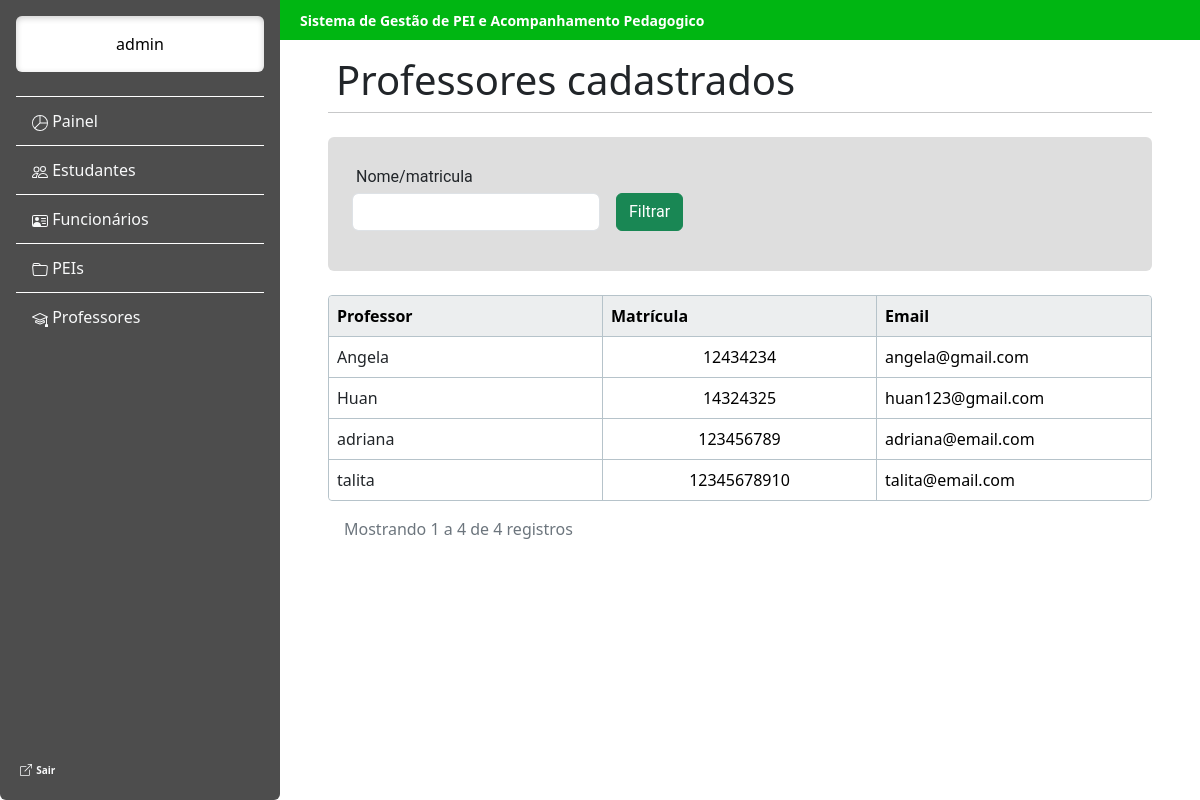
The page /estudante/professor_cadastrado/ (signed in) on the database as committed earlier.
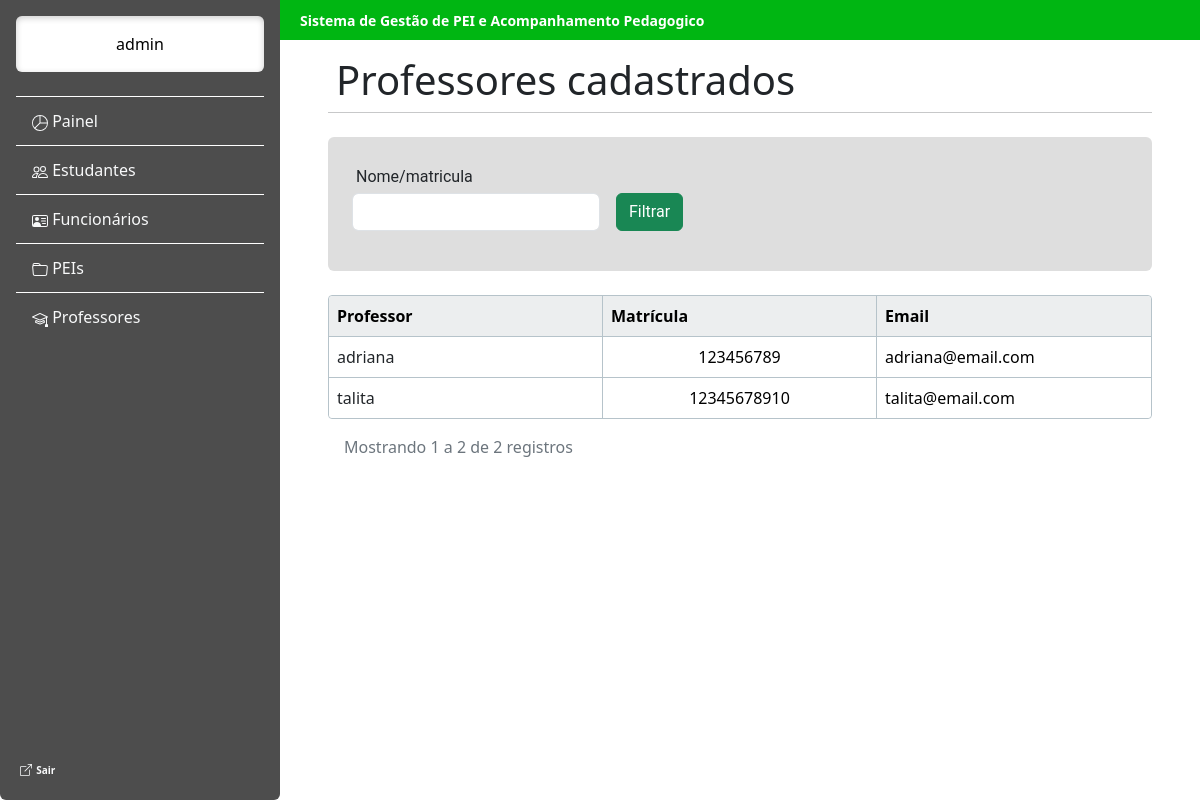
The same page on the database as committed later.
### estudante/models.py (models this page shows, shortened)
class Usuario(AbstractUser):
    cpf = models.CharField(max_length=255, unique=True)

class Professor(models.Model):
    cpf = models.CharField(max_length=255, unique=True)
    nome = models.CharField(max_length=255)
    matricula = models.CharField(max_length=255, primary_key=True)
    data_de_nascimento = models.DateField()
    email = models.EmailField()
    telefone = models.CharField(max_length=255)

### estudante/views.py (the view)
# urls.py: path("professor_cadastrado/", views.professor_cadastrado, name="professor_cadastrado"),
@login_required(login_url="login1")
def professor_cadastrado(request):
    professor = Professor.objects.all().order_by("nome")
    filtro = request.GET.get("filtro", "").strip()
    if filtro:
        professor = professor.filter(Q(nome__icontains=filtro) | Q(matricula__icontains=filtro))
    matricula = request.GET.get("professor")
    paginas = Paginator(professor,
                        9)  # isso aqui faz a divisão da quantidade de professores em tabelas de 9 em 9, ou menos
    pagina = request.GET.get(
        "page")  # isso aqui é para saber qual paginas entre, as divisões feitas, foi pedida pelo user
    professor = paginas.get_page(pagina)  # coloca os estudantes divididos na variavel estudante
    professor_selecionado = None
    if matricula:
        professor_selecionado = Professor.objects.get(matricula=matricula)
    dicionario = {"professores": professor, 'nome_usuario': request.user.first_name,
                  "professor_selecionado": professor_selecionado, "filtro": filtro}
    return render(request, "professores_cadastrados.html", dicionario)

### estudante/templates/professores_cadastrados.html (shortened to what this page needs)
<!doctype html>
<html lang="pt-BR">
<head>
</head>
<body>
    {% include 'barra_lateral.html' %}
    <main class="flex-grow-1 p-5">
        <div class="topbar fw-bold" style=" background-color: #00B612; color: #ffffff; font-size: 14px;">
            Sistema de Gestão de PEI e Acompanhamento Pedagogico
        </div>
<div class="display-6 p-2">
            Professores cadastrados
        </div>
        <hr class="w-100  m-0 p-0 border-dark">
        <br>
        <form method="get" class="bg-cinza w-100 p-4 rounded">
            <div class="p-1">Nome/matricula</div>
            <div class="row g-3 mb-3">
                <div class="col-md-4"><input name="filtro" value="{{ filtro }}"  class="form-control"></div>
                <div class="col-md-3"><button type="submit" class="btn btn-success">Filtrar</button></div>
            </div>
        </form>
        <br>
        <table class="table w-100 mb-0 tabela-customizada">
            <thead>
                <tr>
                    <th class="p-2">Professor</th>
                    <th class="p-2">Matrícula</th>
                    <th class="p-2">Email</th>
                </tr>
            </thead>
            <tbody>
            {% if professores%}
                {% for professor in professores %}
                    <tr>
                        <td class="p-2"> <a href="{% url 'professor_cadastrado' %}?page={{ professores.number }}&professor={{ professor.matricula }}&filtro={{ filtro }}" class="link-dark text-decoration-none">
                                            {{ professor.nome }}
                                        </a></td>
                        <td class="text-center p-2">{{ professor.matricula }}</td>
                        <td class="p-2">{{ professor.email}}</td>
                    </tr>
                {% endfor %}
            {% else %}
                 <tr>
                    <td>
                    Nenhum professor encontrado
                    </td>
                 </tr>
            {% endif %}
            </tbody>
        </table>
        <div class="d-flex justify-content-between align-items-center p-3">
            <div class="text-secondary">
                Mostrando {{professores.start_index}} a {{professores.end_index}} de {{ professores.paginator.count }} registros
            </div>
        </div>
        <br>
    </main>
</body>
</html>

### estudante/templates/barra_lateral.html (shortened to what this page needs)
<!DOCTYPE html>
<html lang="pt-BR">
<head>
    <link href="https://cdn.jsdelivr.net/npm/bootstrap@5.3.8/dist/css/bootstrap.min.css" rel="stylesheet">
</head>
<body>
    <div class="barra-lateral d-flex flex-column flex-shrink-0 p-3 vh-100 rounded-bottom">
        <a class="nav-link text-center text-black rounded bg-white p-3" style="box-shadow: inset 0 2px 6px rgba(0,0,0,0.2);" > {{ nome_usuario }} </a>
        <br>
        <ul class="barra-lateral-link nav nav-pills flex-column mb-auto">
            <li class="nav-item">
                <a href="/estudante/painel_administrador/#" class="nav-link link-light" aria-current="page">
                    <svg xmlns="http://www.w3.org/2000/svg" width="16" height="16" fill="currentColor" class="bi bi-pie-chart" viewBox="0 0 16 16">
                      <path d="M7.5 1.018a7 7 0 0 0-4.79 11.566L7.5 7.793zm1 0V7.5h6.482A7 7 0 0 0 8.5 1.018M14.982 8.5H8.207l-4.79 4.79A7 7 0 0 0 14.982 8.5M0 8a8 8 0 1 1 16 0A8 8 0 0 1 0 8"/>
                    </svg>
                    Painel
                </a>
            </li>
            <li>
                <a href="/estudante/gerenciar_estudante/#" class="nav-link link-light">
                    Estudantes
                </a>
            </li>
            <li>
                <a href="/estudante/gerenciar_funcionario/#" class="nav-link link-light">
                    Funcionários
                </a>
            </li>
            <li>
                <a href="/estudante/gerenciar_pei/#" class="nav-link link-light">
                    PEIs
                </a>
            </li>
            <li>
                <a href="/estudante/gerenciar_professor/#" class="nav-link link-light">
                    Professores
            </a>
            </li>
        </ul>
        <div class="mt-auto">
            <a href="{% url 'sair' %}" class="nav-link link-light p-1">
                <strong class="txt-ot"> Sair </strong>
            </a>
        </div>
    </div>
</body>
</html>

### estudante/templates/barra_lateral.html (style rules this page uses)
.txt-ot { font-size: 10px; }
main { margin-left: 280px; padding: 20px; }
.barra-lateral { position: fixed; top: 0; left: 0; width: 280px; height: 100vh; background-color: #4D4D4D; color: white; }
.barra-lateral-link .nav-link { color: white; border-top: 1px solid white; border-radius: 0; padding: 12px 16px; }
.topbar { position: fixed; top: 0; left: 280px; right: 0; height: 40px; background: #00B612; color: white; display: flex; align-items: center; padding: 0 20px; z-index: 1000; }
.tabela-customizada { width:100%; table-layout:fixed; border-collapse:separate; border-spacing:0; border: 1px solid #B6C3CA; border-radius:4px; }
.tabela-customizada td, .tabela-customizada th { border-right: 1px solid #B6C3CA; vertical-align:middle; white-space:nowrap; overflow:hidden; text-overflow:ellipsis; }
.tabela-customizada thead th { background:#ECEEEF; border-right: 1px solid #B6C3CA; border-bottom: 1px solid #B6C3CA; font-weight:600; }
.tabela-customizada thead th:first-child { border-top-left-radius:4px; }
.tabela-customizada thead th:last-child { border-top-right-radius:4px; }
.tabela-customizada tbody tr:last-child td:first-child { border-bottom-left-radius:4px; }
.tabela-customizada tbody tr:last-child td:last-child { border-bottom-right-radius:4px; }
.tabela-customizada th:last-child, .tabela-customizada td:last-child { border-right: none; }
.tabela-customizada tbody tr:last-child td { border-bottom: none; }
.bg-cinza { background-color: #DEDEDE; font-family: 'Roboto', sans-serif; }

Rows that differ between the two databases and show on the page:
removed Professor: nome "Angela", matricula "12434234", email "angela@gmail.com"
removed Professor: nome "Huan", matricula "14324325", email "huan123@gmail.com"
Other text that changed with them:
{{ professores.end_index }}: "4" → "2"
{{ professores.paginator.count }}: "4" → "2"
